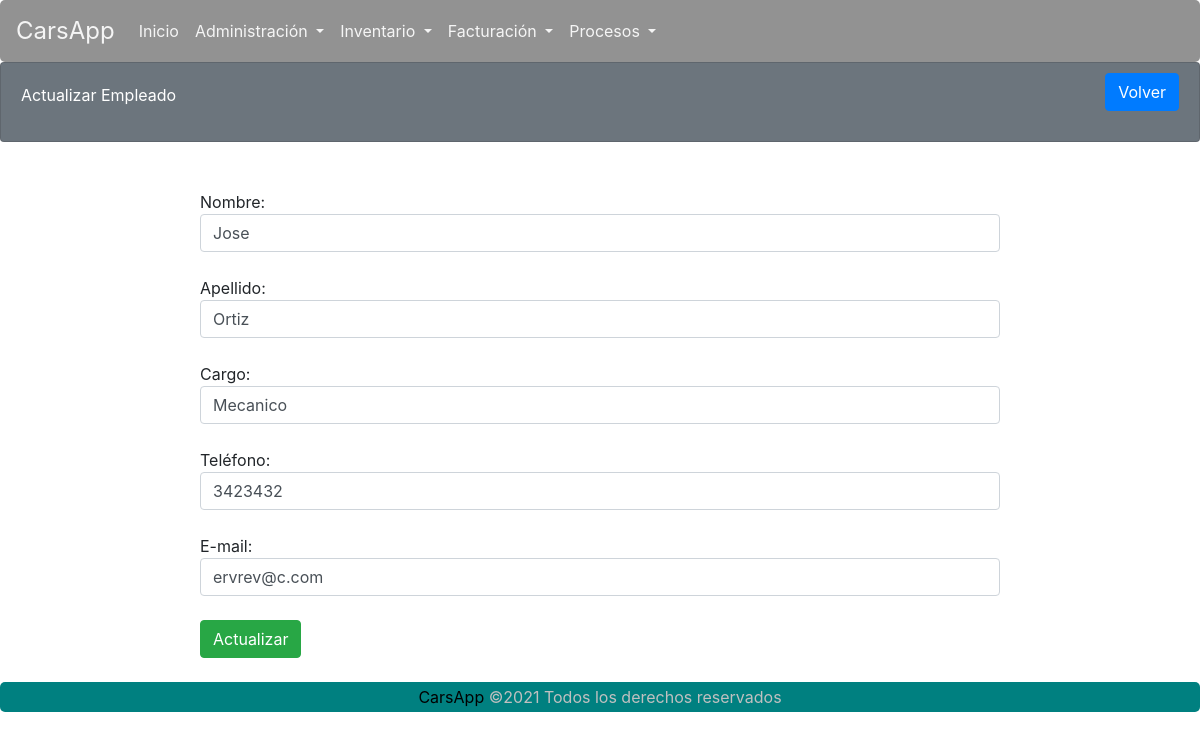
Page /carsapp/empleadoFormActualizar/111111/ on the committed database.
### carsapp/models.py (models this page shows, shortened)
class Empleados(models.Model):
    cedula_Emp = models.IntegerField(primary_key=True)
    nombre_Emp = models.CharField(max_length=30, blank=False, null=False)
    apellido_Emp = models.CharField(max_length=30, blank=False, null=False)
    cargo_Emp = models.CharField(max_length=30, blank=False, null=False)
    telefono_Emp = models.CharField(max_length=15, blank=False, null=False)
    email_Emp = models.EmailField(blank=False, null=False)

### carsapp/views.py (the view)
# urls.py: path('empleadoFormActualizar/<int:id>/', views.empleadoFormActualizar, name='empleadoFormActualizar'),
def empleadoFormActualizar(request, id):
    q = Empleados.objects.get(pk = id)
    contexto = { "dato": q }
    return render(request, 'carsapp/empleadoFormActualizar.html', contexto)

### carsapp/templates/carsapp/empleadoFormActualizar.html (shortened to what this page needs)
{% extends 'carsapp/base.html' %}
{% load static %}
{% block contenedor %}
<div class="card text-white bg-secondary">
    <div class="card-body">
        <div>
            Actualizar Empleado
        </div>
        <div class="btn-cerrarSesion">
            <a class="btn btn-primary" href="{% url 'carsapp:empleadoListar' %}" id="ID_BTNListar4">Volver</a>
        </div>
    </div>
</div>
<div class="formularios">
    <form action="{% url 'carsapp:empleadoActualizar' %}" method="POST">
        <input type="hidden" name="id" value="{{ dato.cedula_Emp }}"><br>
        Nombre: <input name="nombre_Emp" value="{{ dato.nombre_Emp }}" class="form-control"><br>
        Apellido: <input name="apellido_Emp" value="{{ dato.apellido_Emp }}" class="form-control"><br>
        Cargo: <input name="cargo_Emp" value="{{ dato.cargo_Emp }}" class="form-control"><br>
        Teléfono: <input type="number" name="telefono_Emp" value="{{ dato.telefono_Emp }}" class="form-control"><br>
        E-mail: <input type="email" name="email_Emp" value="{{ dato.email_Emp }}" class="form-control"><br>
        <button type="submit" class="btn btn-success">Actualizar</button><br>
    </form>
</div>
{% endblock %}

### carsapp/static/carsapp/CSS/estilos.css (style rules this page uses)
* { margin: 0; padding: 0; }
.card-body > div { display: inline-block; }
.btn-cerrarSesion { margin-top: -10px; float: right; }
.card { height: 10vh; }
.formularios { width: 800px; max-width: 800px; margin: 0 auto; margin-top: 2%; margin-bottom: 2%; }
h4, h2,small,a { margin: 0; padding: 0; color: black; }
a { text-decoration: none; }

### rows in the picture
Empleados: nombre_Emp "Jose", apellido_Emp "Ortiz", cargo_Emp "Mecanico", telefono_Emp "3423432", email_Emp "ervrev@c.com"
